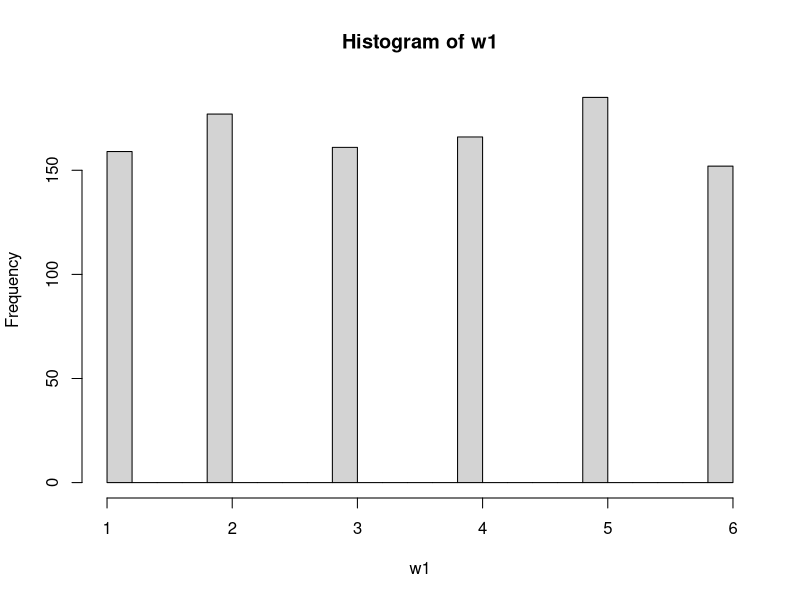

Reproduce this figure in R. (Note: this script raises an error after producing the figure.)
# Business Analytics WS 2019/2020
# Introduction to R - Homework
# Please write your code below.

# Exercise 1 - start
set.seed(10)

# 1.b
w1 = sample(1:6, size = 1000, replace = TRUE)

# absolute frequency
hist(w1, breaks = 30)

# relative frequency
table(w1)

# variance
var(w1)

# mean
mean(w1)

# 1.c
w2 = sample(1:6, size = 1000, replace = TRUE)
glimpse(w1 == w2)

# 1.d
w12 = w1 + w2

var(w12)
mean(w12)
hist(w12, breaks = 50)
# Exercise 1 - end


# Exercise 2 - start
library(tidyverse)
getwd()
setwd("data")

df = read.csv("E1-3-data.csv", sep='')
head(df)

# 1.2a
mean(df$A)
sd(df$A)
hist(df$A)

mean(df$B)
sd(df$B)
hist(df$B)

mean(df$C)
sd(df$C)
hist(df$C)

# A is taken form a normally distributed population since its randomly distributed across the values

# 1.2b
mean(df$A)
sd(df$A)
hist(df$A)

# 1.2c
m <- mean(df$A)
s <- sd(df$A)
x <- seq(0, 100, length=1000)
hist(df$A)
l <- lines(x, dnorm(x, m, s), col = "red")

# 1.2d
m <- mean(df$A)
s <- sd(df$A)
x <- seq(10, 80, length=1000)
hist(df$A)
l <- lines(x, dnorm(x, m, s), col = "green")
# Exercise 2 - end